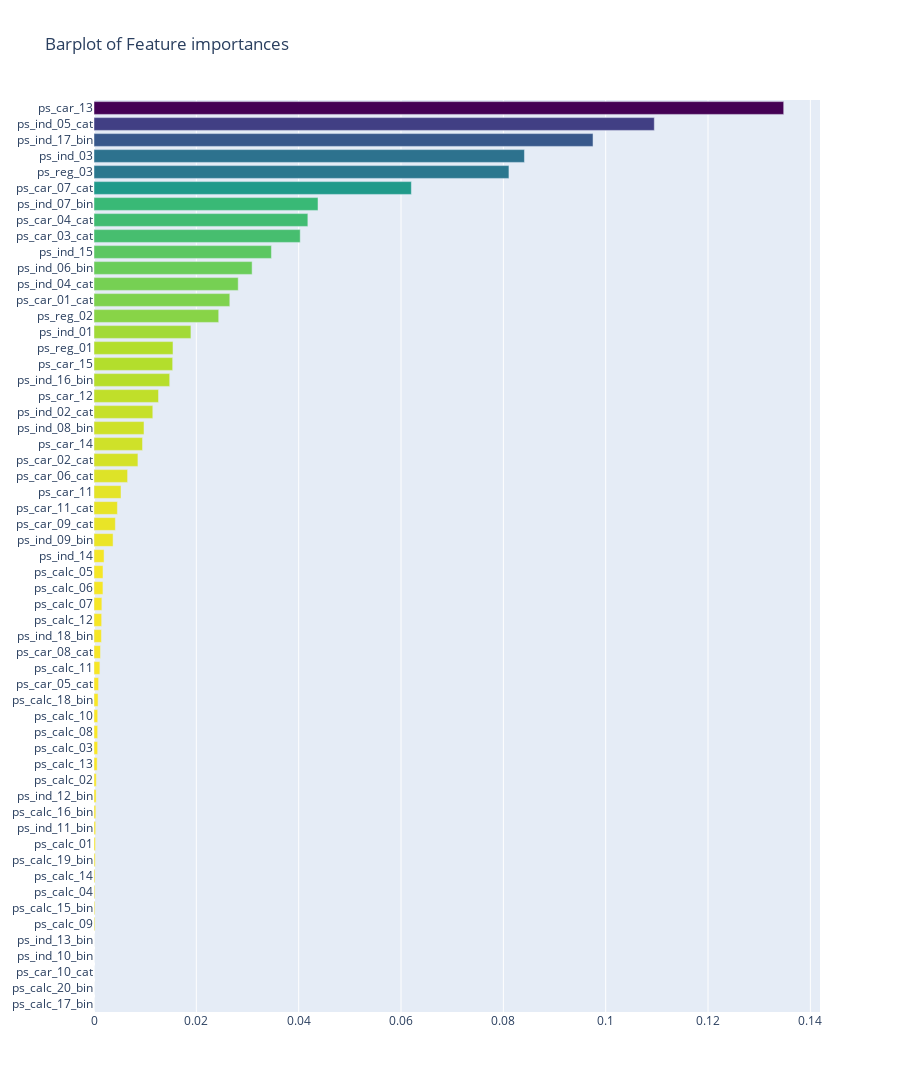

Here is the notebook cell this chart was saved with:
### Code cell
x, y = (list(x) for x in zip(*sorted(zip(gb.feature_importances_, features),
                                    reverse = False)))

trace2 = go.Bar(
    x = x,
    y = y,
    marker = dict(
        color = x,
        colorscale = 'Viridis',
        reversescale = True),
    name = 'Gradient Boosting Classifier Feature importance',
    orientation = 'h')

layout = dict(
    title = 'Barplot of Feature importances',
    width = 900, height = 2000,
    yaxis = dict(
        showgrid = False,
        showline = False,
        showticklabels = True))

fig1 = go.Figure(data = [trace2])
fig1['layout'].update(layout)
py.iplot(fig1, filename = 'plots')

### Figure 1 — Plotly figure (JSON) as saved in the notebook; plotly's stock layout.template omitted (floating-point values rounded to 4 significant figures)
{"data": [{"marker": {"color": [0, 0, 0, 0, 0, 0.0001617, 0.000162, 0.0001654, 0.0001913, 0.0002346, 0.000286, 0.0003235, 0.0003524, 0.0004158, 0.0004461, 0.0006197, 0.0007148, 0.0007188, 0.0007279, 0.0007964, 0.0008965, 0.00115, 0.001271, 0.00145, 0.0015, 0.001539, 0.001749, 0.00176, 0.001965, 0.003726, 0.004174, 0.004577, 0.005278, 0.006565, 0.008584, 0.009484, 0.009773, 0.01149, 0.01261, 0.01479, 0.01537, 0.01544, 0.01894, 0.02437, 0.02654, 0.02818, 0.0309, 0.03467, 0.0403, 0.0418, 0.04378, 0.06202, 0.08109, 0.08412, 0.09752, 0.1095, 0.1348], "colorscale": [[0, "#440154"], [0.1111, "#482878"], [0.2222, "#3e4989"], [0.3333, "#31688e"], [0.4444, "#26828e"], [0.5556, "#1f9e89"], [0.6667, "#35b779"], [0.7778, "#6ece58"], [0.8889, "#b5de2b"], [1, "#fde725"]], "reversescale": true}, "name": "Gradient Boosting Classifier Feature importance", "orientation": "h", "x": [0, 0, 0, 0, 0, 0.0001617, 0.000162, 0.0001654, 0.0001913, 0.0002346, 0.000286, 0.0003235, 0.0003524, 0.0004158, 0.0004461, 0.0006197, 0.0007148, 0.0007188, 0.0007279, 0.0007964, 0.0008965, 0.00115, 0.001271, 0.00145, 0.0015, 0.001539, 0.001749, 0.00176, 0.001965, 0.003726, 0.004174, 0.004577, 0.005278, 0.006565, 0.008584, 0.009484, 0.009773, 0.01149, 0.01261, 0.01479, 0.01537, 0.01544, 0.01894, 0.02437, 0.02654, 0.02818, 0.0309, 0.03467, 0.0403, 0.0418, 0.04378, 0.06202, 0.08109, 0.08412, 0.09752, 0.1095, 0.1348], "y": ["ps_calc_17_bin", "ps_calc_20_bin", "ps_car_10_cat", "ps_ind_10_bin", "ps_ind_13_bin", "ps_calc_09", "ps_calc_15_bin", "ps_calc_04", "ps_calc_14", "ps_calc_19_bin", "ps_calc_01", "ps_ind_11_bin", "ps_calc_16_bin", "ps_ind_12_bin", "ps_calc_02", "ps_calc_13", "ps_calc_03", "ps_calc_08", "ps_calc_10", "ps_calc_18_bin", "ps_car_05_cat", "ps_calc_11", "ps_car_08_cat", "ps_ind_18_bin", "ps_calc_12", "ps_calc_07", "ps_calc_06", "ps_calc_05", "ps_ind_14", "ps_ind_09_bin", "ps_car_09_cat", "ps_car_11_cat", "ps_car_11", "ps_car_06_cat", "ps_car_02_cat", "ps_car_14", "ps_ind_08_bin", "ps_ind_02_cat", "ps_car_12", "ps_ind_16_bin", "ps_car_15", "ps_reg_01", "ps_ind_01", "ps_reg_02", "ps_car_01_cat", "ps_ind_04_cat", "ps_ind_06_bin", "ps_ind_15", "ps_car_03_cat", "ps_car_04_cat", "ps_ind_07_bin", "ps_car_07_cat", "ps_reg_03", "ps_ind_03", "ps_ind_17_bin", "ps_ind_05_cat", "ps_car_13"], "type": "bar"}], "layout": {"height": 2000, "title": {"text": "Barplot of Feature importances"}, "width": 900, "yaxis": {"showgrid": false, "showline": false, "showticklabels": true, "type": "category", "range": [-0.5, 56.5], "autorange": true}, "xaxis": {"type": "linear", "range": [0, 0.1419], "autorange": true}}}
